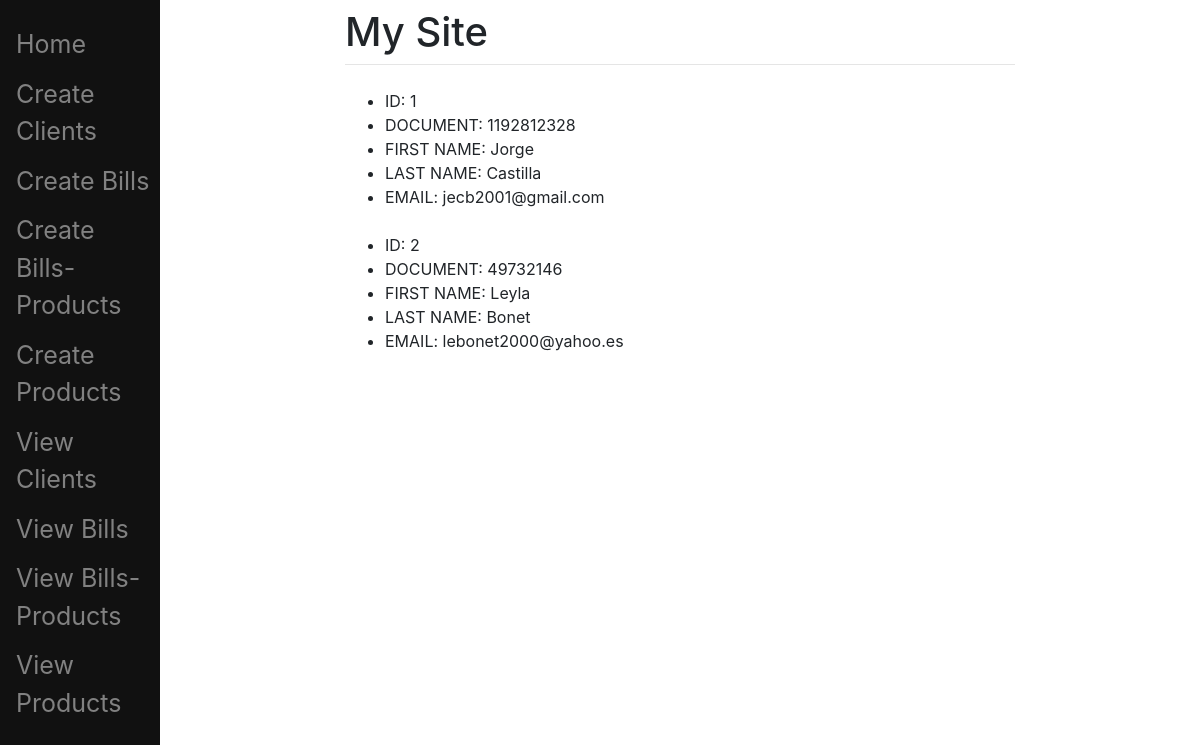
Page /client/all (signed in) on the earlier database version.
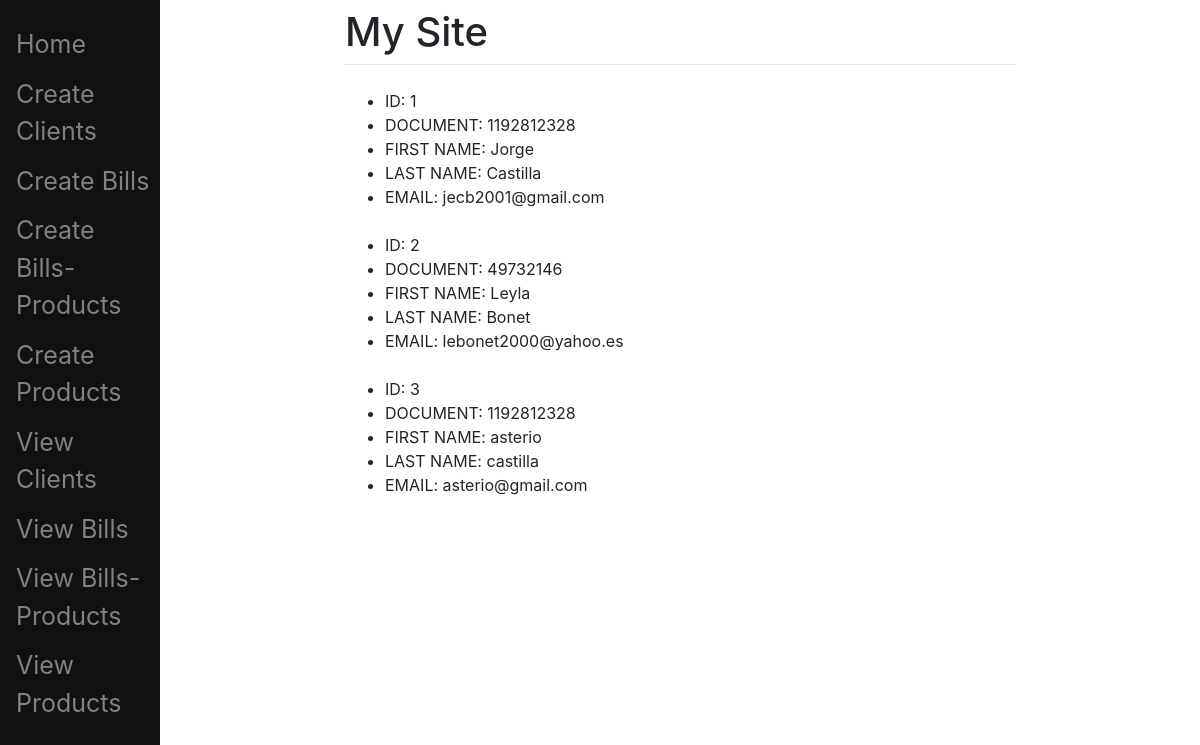
Same page on the later database version.
### blog/models.py (models this page shows, shortened)
class Client(models.Model):
    id = models.PositiveIntegerField(primary_key = TRUE)
    document = models.PositiveIntegerField()
    first_name = models.CharField(max_length=50)
    last_name = models.CharField(max_length=50)
    email = models.EmailField(max_length=254)

### pages/views.py (the view)
# urls.py: path('client/all', views.all_clients_view, name='all client'),
def all_clients_view(request,*args,**kwargs): #Contact page view
    clients = Client.objects.all()
    return render(request, "main/show_clients.html", {"clients":clients})

### templates/main/show_clients.html (shortened to what this page needs)
{% extends "main/base.html" %}
{% block content %}
	<ul>
		{% for client in clients %}
			<li>ID: {{client.id}}</li>
            <li>DOCUMENT: {{client.document}}</li>
            <li>FIRST NAME: {{client.first_name}}</li>
            <li>LAST NAME: {{client.last_name}}</li>
            <li>EMAIL: {{client.email}}</li>
            <br>
		{% endfor %}
	</ul>
{% endblock %}

Differences in the rows shown:
added Client: id "3", document "1192812328", first_name "asterio", last_name "castilla", email "asterio@gmail.com"
